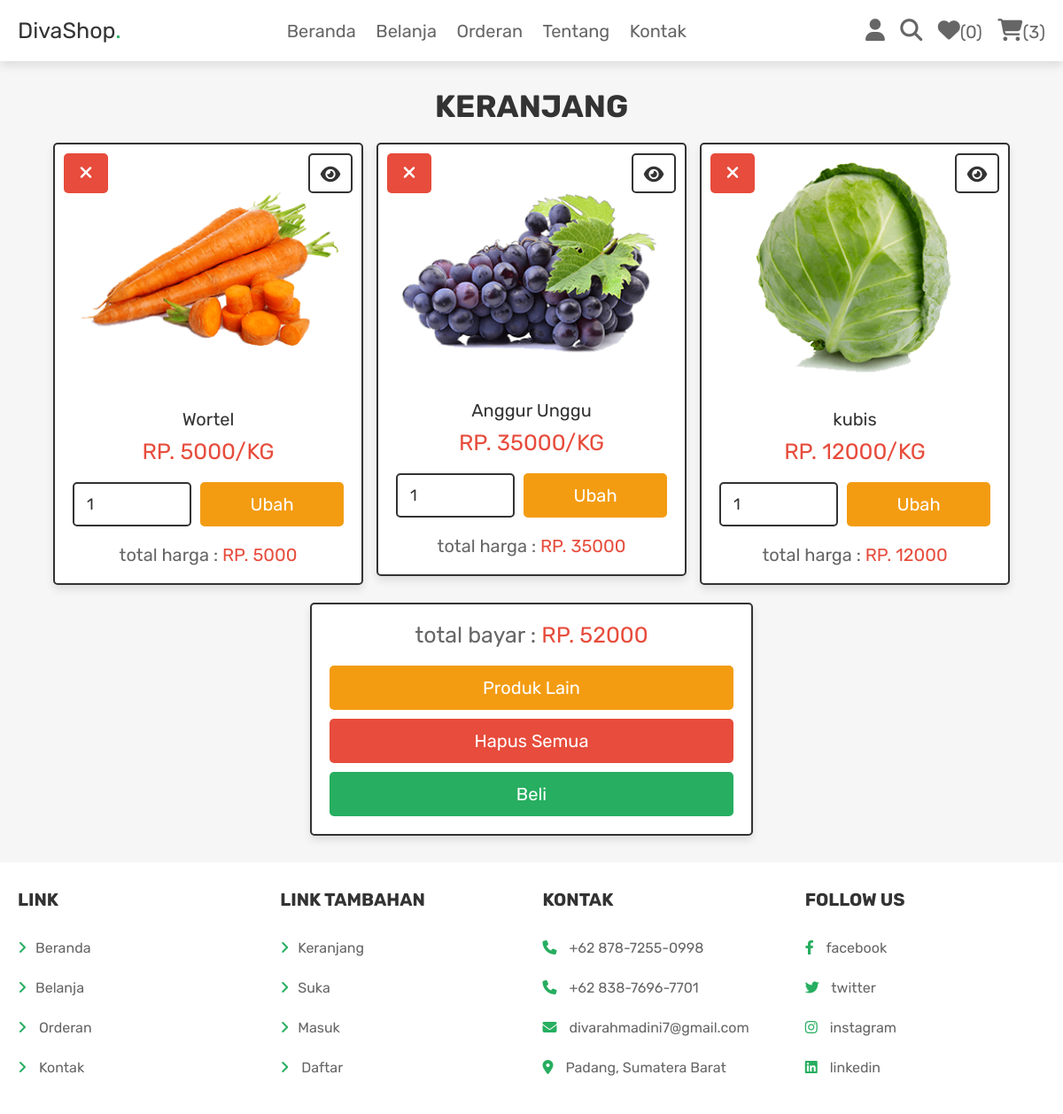
Screenshot of /cart.php (signed in) with the database file from the repository.
### tables this page shows
CREATE TABLE `cart` (
  `id` int(100) NOT NULL,
  `user_id` int(100) NOT NULL,
  `pid` int(100) NOT NULL,
  `name` varchar(100) NOT NULL,
  `price` int(100) NOT NULL,
  `quantity` int(100) NOT NULL,
  `image` varchar(100) NOT NULL
);

### cart.php (the view, shortened to what this page needs)
<?php
@include 'config.php';
$user_id = $_SESSION['user_id'];
?>
<!DOCTYPE html>
<html lang="en">
<head>
   <link rel="stylesheet" href="https://cdnjs.cloudflare.com/ajax/libs/font-awesome/6.1.1/css/all.min.css">
   <link rel="stylesheet" href="css/style.css">
</head>
<body>
<?php include 'header.php'; ?>
<section class="shopping-cart">
   <h1 class="title">KERANJANG</h1>
   <div class="box-container">
   <?php
      $grand_total = 0;
      $select_cart = $conn->prepare("SELECT * FROM `cart` WHERE user_id = ?");
      $select_cart->execute([$user_id]);
      if($select_cart->rowCount() > 0){
         while($fetch_cart = $select_cart->fetch(PDO::FETCH_ASSOC)){
   ?>
   <form action="" method="POST" class="box">
      <a href="cart.php?delete=<?= $fetch_cart['id']; ?>" class="fas fa-times" onClick="return confirm('Hapus produk ini dari keranjang?');"></a>
      <a href="view_page.php?pid=<?= $fetch_cart['pid']; ?>" class="fas fa-eye"></a>
      <img src="uploaded_img/<?= $fetch_cart['image']; ?>" alt="">
      <div class="name"><?= $fetch_cart['name']; ?></div>
      <div class="price">RP. <?= $fetch_cart['price']; ?>/KG</div>
      <div class="flex-btn">
         <input type="number" min="1" value="<?= $fetch_cart['quantity']; ?>" class="qty" name="p_qty">
         <input type="submit" value="ubah" name="update_qty" class="option-btn">
      </div>
      <div class="sub-total"> total harga : <span>RP. <?= $sub_total = ($fetch_cart['price'] * $fetch_cart['quantity']); ?></span> </div>
   </form>
   <?php
      $grand_total += $sub_total;
      }
   }else{
      echo '<p class="empty">Tidak Ada Produk</p>';
   }
   ?>
   </div>
   <div class="cart-total">
      <p>total bayar : <span>RP. <?= $grand_total; ?></span></p>
      <a href="shop.php" class="option-btn">Produk lain</a>
      <a href="cart.php?delete_all" class="delete-btn <?= ($grand_total > 1)?'':'disabled'; ?>">Hapus semua</a>
      <a href="checkout.php" class="btn <?= ($grand_total > 1)?'':'disabled'; ?>">Beli</a>
   </div>
</section>
<?php include 'footer.php'; ?>
</body>
</html>

### css/style.css (style rules this page uses)
.shopping-cart .box-container { display: grid; grid-template-columns: repeat(auto-fit, 35rem); gap:1.5rem; justify-content: center; align-items: flex-start; }
.shopping-cart .box-container .box { padding:2rem; text-align: center; border:var(--border); background-color: var(--white); box-shadow: var(--box-shadow); border-radius: .5rem; position: relative; }
.shopping-cart .box-container .box .price { padding:1rem 0; color:var(--red); font-size: 2.5rem; }
.shopping-cart .box-container .box .fa-eye { position: absolute; top:1rem; right:1rem; border-radius: .5rem; height: 4.5rem; line-height: 4.3rem; width: 5rem; border:var(--border); color:var(--black); font-size: 2rem; background-color: var(--white); }
.shopping-cart .box-container .box .fa-times { position: absolute; top:1rem; left:1rem; border-radius: .5rem; height: 4.5rem; line-height: 4.3rem; width: 5rem; color:var(--white); font-size: 2rem; background-color: var(--red); }
.shopping-cart .box-container .box img { width: 100%; margin-bottom: 1rem; }
.shopping-cart .box-container .box .name { font-size: 2rem; color:var(--black); padding-top: 1rem; }
.shopping-cart .box-container .box .qty { margin-top: 1rem; border-radius: .5rem; padding:1.2rem 1.4rem; font-size: 1.8rem; color:var(--black); border:var(--border); width: 100%; }
.shopping-cart .box-container .sub-total { margin-top: 2rem; font-size: 2rem; color:var(--light-color); }
.shopping-cart .box-container .sub-total span { color:var(--red); }
.shopping-cart .cart-total { max-width: 50rem; margin: 0 auto; margin-top: 2rem; padding:2rem; text-align: center; border:var(--border); background-color: var(--white); box-shadow: var(--box-shadow); border-radius: .5rem; }
.shopping-cart .cart-total p { margin-bottom: 2rem; font-size: 2.5rem; color:var(--light-color); }
.shopping-cart .cart-total p span { color:var(--red); }

### css/components.css (style rules this page uses)
:root { --green:#27ae60; --orange:#f39c12; --red:#e74c3c; --black:#333; --light-color:#666; --white:#fff; --light-bg:#f6f6f6; --border:.2rem solid var(--black); --box-shadow:0 .5rem 1rem rgba(0,0,0,.1); }
* { font-family: 'Rubik', sans-serif; margin:0; padding:0; box-sizing: border-box; outline: none; border:none; text-decoration: none; color:var(--black); }
body { background-color: var(--light-bg); }
html { font-size: 62.5%; overflow-x: hidden; scroll-behavior: smooth; scroll-padding-top: 6.5rem; }
section { padding:3rem 2rem; max-width: 1200px; margin:0 auto; }
.btn, .delete-btn, .option-btn { display: block; width: 100%; margin-top: 1rem; border-radius: .5rem; color:var(--white); font-size: 2rem; padding:1.3rem 3rem; text-transform: capitalize; cursor: pointer; text-align: center; }
.btn { background-color: var(--green); }
.delete-btn { background-color: var(--red); }
.option-btn { background-color: var(--orange); }
.flex-btn { display: flex; flex-wrap: wrap; gap:1rem; }
.flex-btn > * { flex:1; }
.title { text-align: center; margin-bottom: 2rem; text-transform: uppercase; color:var(--black); font-size: 3.5rem; }

### rows the page displays
cart: image (picture), name "Wortel", price "5000", p_qty "1"
cart: image (picture), name "Anggur Unggu", price "35000", p_qty "1"
cart: image (picture), name "kubis", price "12000", p_qty "1"

### other values shown
$count_wishlist_items->rowCount() "0"
$count_cart_items->rowCount() "3"
$grand_total "52000"
